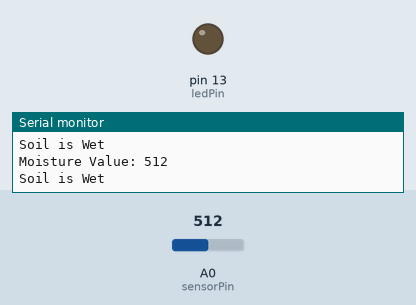
Recording of a sketch running on a simulated Arduino Uno, built with avr-gcc and run on an emulated ATmega328P. Shown: output pins drawn as LEDs (lit = HIGH), the last lines printed to the serial monitor. The test bench sets the inputs (shaded band); at power-on: A0 (sensorPin) = 512.

Above: at 1.2 s.
1.3 s: A0 (sensorPin) set to 589
2.8 s: A0 (sensorPin) set to 618
At 3.7 s:
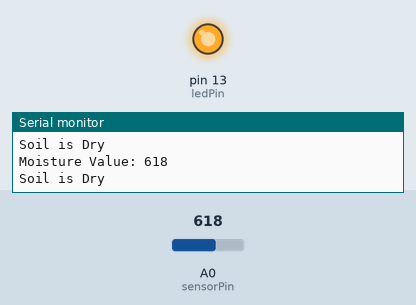
4.3 s: A0 (sensorPin) set to 590
At 5.1 s:
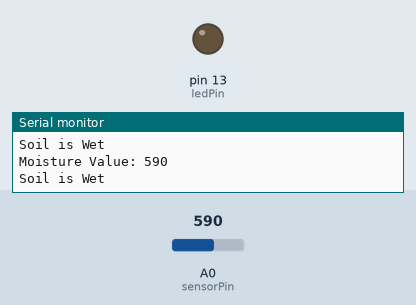
5.8 s: A0 (sensorPin) set to 610
At 6.6 s:
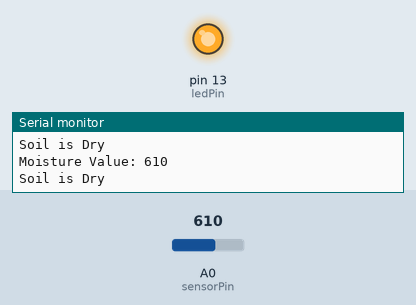
Timing chart, 0 to 8.3 s (numbered marks = the images above; inputs shaded):
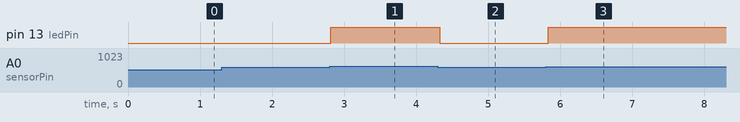

Measured:
- the behaviour switches between 599 and 600 on A0 (sensorPin) (found by bisection; images 0 and 1)
- after the input at 2.8 s, pin 13 (ledPin): LOW → HIGH at once
- after the input at 4.3 s, pin 13 (ledPin): HIGH → LOW at once
- after the input at 5.8 s, pin 13 (ledPin): LOW → HIGH at once

The sketch:

soil_moisture1.ino
```cpp
int sensorPin = A0;
int ledPin = 13;
int sensorValue = 0;
int threshold = 600;

void setup() {
  pinMode(ledPin, OUTPUT);
  Serial.begin(9600);
}

void loop() {
  sensorValue = analogRead(sensorPin);
  Serial.print("Moisture Value: ");
  Serial.println(sensorValue);

  if (sensorValue < threshold) {
    Serial.println("Soil is Wet ");
    digitalWrite(ledPin, LOW);
  } else {
    Serial.println("Soil is Dry ");
    digitalWrite(ledPin, HIGH);
  }

  delay(100);
}
```
